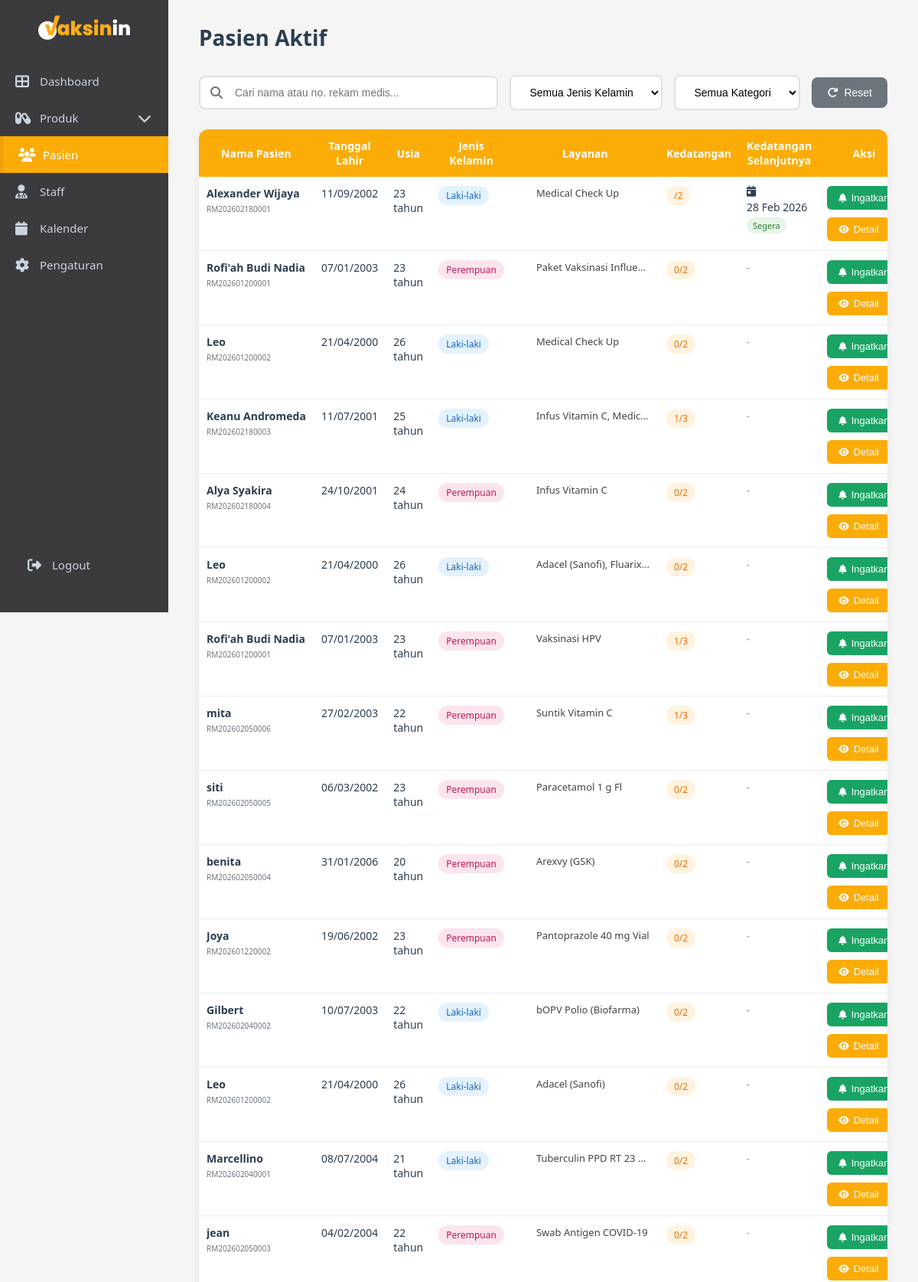
Page /admin/patients.php (upper part) on the committed database.
### tables this page shows
CREATE TABLE `tindakan` (
  `id` int NOT NULL,
  `booking_id` int DEFAULT NULL,
  `patient_id` int DEFAULT NULL,
  `keluhan` text,
  `kipi_sebelumnya` text,
  `kontraindikasi` text,
  `anamnesis` text,
  `pemeriksaan_fisik` text,
  `diagnosis` text,
  `tatalaksana` text,
  `suhu` decimal(4,1) DEFAULT NULL,
  `tekanan_darah` varchar(10) DEFAULT NULL,
  `respirasi` int DEFAULT NULL,
  `nadi` int DEFAULT NULL,
  `status` varchar(20) DEFAULT NULL,
  `created_at` timestamp NOT NULL DEFAULT CURRENT_TIMESTAMP,
  `updated_at` datetime DEFAULT NULL,
  `jenis_vaksin` varchar(100) DEFAULT NULL,
  `batch_vaksin` varchar(100) DEFAULT NULL,
  `expired_vaksin` date DEFAULT NULL,
  `kedatangan_ke` int DEFAULT NULL,
  `kedatangan_selanjutnya` date DEFAULT NULL,
  `bb` float DEFAULT NULL,
  `tb` float DEFAULT NULL,
  `lingkar_kepala` float DEFAULT NULL,
  `pf_lainnya` text
);

CREATE TABLE `patients` (
  `id` int NOT NULL,
  `no_rekam_medis` varchar(20) NOT NULL,
  `nama_lengkap` varchar(100) NOT NULL,
  `nama_panggilan` varchar(50) DEFAULT NULL,
  `tanggal_lahir` date NOT NULL,
  `usia` int DEFAULT NULL,
  `kategori_usia` enum('Anak','Dewasa') NOT NULL,
  `jenis_kelamin` enum('L','P') NOT NULL,
  `nik` varchar(16) DEFAULT NULL,
  `paspor` varchar(20) DEFAULT NULL,
  `kebangsaan` varchar(50) DEFAULT 'Indonesia',
  `pekerjaan` varchar(100) DEFAULT NULL,
  `nama_wali` varchar(100) DEFAULT NULL,
  `riwayat_alergi` text,
  `riwayat_penyakit` text,
  `riwayat_obat` text,
  `pelayanan` varchar(50) NOT NULL,
  `created_at` timestamp NOT NULL DEFAULT CURRENT_TIMESTAMP,
  `updated_at` timestamp NOT NULL DEFAULT CURRENT_TIMESTAMP ON UPDATE CURRENT_TIMESTAMP
);

### admin/patients.php (the view, shortened to what this page needs)
<?php
include "../config.php";
$current_page = 'patients.php';
$search = filter_input(INPUT_GET, 'search', FILTER_SANITIZE_STRING) ?? '';
$where_conditions = [];
$where_sql = !empty($where_conditions) ? "WHERE " . implode(" AND ", $where_conditions) : '';
$sql = "
    SELECT
        p.id,
        p.no_rekam_medis,
        p.nama_lengkap,
        p.tanggal_lahir,
        p.usia,
        p.jenis_kelamin,
        p.kategori_usia,
        t.id as tindakan_id,
        t.booking_id,
        GROUP_CONCAT(DISTINCT bs.nama_layanan SEPARATOR ', ') as layanan,
        t.kedatangan_ke,
        t.kedatangan_selanjutnya,
        t.status as status_tindakan,
        b.tanggal_booking,
        b.waktu_booking
    FROM patients p
    LEFT JOIN tindakan t ON p.id = t.patient_id
    LEFT JOIN bookings b ON t.booking_id = b.id
    LEFT JOIN booking_services bs ON b.id = bs.booking_id
    $where_sql
    GROUP BY p.id, t.id
    HAVING t.id IS NOT NULL
    ORDER BY t.created_at DESC
";
$stmt = $conn->prepare($sql);
$stmt->execute();
$result = $stmt->get_result();
$patients = $result->fetch_all(MYSQLI_ASSOC);
?>
<!DOCTYPE html>
<html lang="id">
<head>
    <link rel="stylesheet" href="css/admin.css">
    <link rel="stylesheet" href="css/patients.css">
    <link rel="stylesheet" href="css/sidebar-toggle.css">
    <link rel="stylesheet" href="https://cdnjs.cloudflare.com/ajax/libs/font-awesome/6.4.0/css/all.min.css">
</head>
<body>
    <div class="sidebar">
        <div class="logo">
            <img src="vaksinin-logo.png" alt="Vaksinin" class="logo-full">
        </div>
        <nav class="nav-menu">
            <a href="dashboard.php" class="nav-item">
                <i class="fas fa-th-large"></i>
                <span>Dashboard</span>
            </a>
            <a href="javascript:void(0)"
                class="nav-item has-submenu <?= in_array($current_page, ['products.php','products_pelayanan.php']) ? 'active open' : '' ?>"
                onclick="toggleSubmenu(this)">
                <i class="fas fa-capsules"></i>
                <span>Produk</span>
                <i class="fas fa-chevron-down arrow"></i>
            </a>
            <a href="patients.php" class="nav-item <?= $current_page == 'patients.php' ? 'active' : '' ?>">
                <i class="fas fa-users"></i>
                <span>Pasien</span>
            </a>
            <a href="staff.php" class="nav-item">
                <i class="fas fa-user-md"></i>
                <span>Staff</span>
            </a>
            <a href="calendar_setting.php" class="nav-item">
                <i class="fas fa-calendar"></i>
                <span>Kalender</span>
            </a>
            <a href="#" class="nav-item">
                <i class="fas fa-cog"></i>
                <span>Pengaturan</span>
            </a>
        </nav>
        <div class="sidebar-footer">
            <a href="#" class="logout-btn">
                <i class="fas fa-sign-out-alt"></i>
                <span>Logout</span>
            </a>
        </div>
    </div>
    <div class="main-content">
        <div class="patients-container">
            <h1 class="page-title">
                Pasien Aktif
            </h1>
            <div class="search-filter-section">
                <div class="search-box">
                    <i class="fas fa-search"></i>
                    <input type="text"
                           id="searchInput"
                           placeholder="Cari nama atau no. rekam medis..."
                           value="<?= htmlspecialchars($search) ?>"
                           onkeyup="handleSearch()">
                </div>
                <select id="jenisKelaminFilter" class="filter-dropdown" onchange="handleFilter()">
                    <option value="">Semua Jenis Kelamin</option>
                </select>
                <select id="kategoriFilter" class="filter-dropdown" onchange="handleFilter()">
                    <option value="">Semua Kategori</option>
                </select>
                <button class="btn-reset" onclick="resetFilters()">
                    <i class="fas fa-redo"></i> Reset
                </button>
            </div>
            <div class="table-container">
                <?php if (!empty($patients)): ?>
                    <div class="table-responsive">
                        <table class="patients-table">
                            <thead>
                                <tr>
                                    <th>Nama Pasien</th>
                                    <th>Tanggal Lahir</th>
                                    <th>Usia</th>
                                    <th>Jenis Kelamin</th>
                                    <th>Layanan</th>
                                    <th>Kedatangan</th>
                                    <th>Kedatangan Selanjutnya</th>
                                    <th>Aksi</th>
                                </tr>
                            </thead>
                            <tbody>
                                <?php foreach ($patients as $patient): ?>
                                    <tr data-patient-id="<?= $patient['id'] ?>">
                                        <td>
                                            <div class="patient-name">
                                                <strong><?= htmlspecialchars($patient['nama_lengkap']) ?></strong>
                                                <?php if (!empty($patient['no_rekam_medis'])): ?>
                                                    <div class="patient-mrn">
                                                        <small><?= htmlspecialchars($patient['no_rekam_medis']) ?></small>
                                                    </div>
                                                <?php endif; ?>
                                            </div>
                                        </td>
                                        <td><?= !empty($patient['tanggal_lahir']) ? date('d/m/Y', strtotime($patient['tanggal_lahir'])) : '-' ?></td>
                                        <td>
                                            <span class="badge-age"><?= $patient['usia'] ?> tahun</span>
                                        </td>
                                        <td>
                                            <span class="badge-gender <?= $patient['jenis_kelamin'] == 'L' ? 'badge-male' : 'badge-female' ?>">
                                                <?= $patient['jenis_kelamin'] == 'L' ? 'Laki-laki' : 'Perempuan' ?>
                                            </span>
                                        </td>
                                        <td>
                                            <span class="service-list"><?= htmlspecialchars($patient['layanan'] ?: '-') ?></span>
                                        </td>
                                        <td>
                                            <span class="visit-count">
                                                <?= $patient['kedatangan_ke'] ?>/<?= ($patient['kedatangan_ke'] ?? 0) + 2 ?>
                                            </span>
                                        </td>
                                        <td>
                                            <?php if (!empty($patient['kedatangan_selanjutnya'])): ?>
                                                <div class="next-visit">
                                                    <i class="fas fa-calendar-day"></i>
                                                    <span><?= date('d M Y', strtotime($patient['kedatangan_selanjutnya'])) ?></span>
                                                    <?php
                                                    $next_visit = strtotime($patient['kedatangan_selanjutnya']);
                                                    $today = time();
                                                    $diff_days = floor(($next_visit - $today) / (60 * 60 * 24));
                                                    if ($diff_days <= 7 && $diff_days >= 0): ?>
                                                        <span class="badge-soon">Segera</span>
                                                    <?php elseif ($diff_days < 0): ?>
                                                        <span class="badge-overdue">Terlambat</span>
                                                    <?php endif; ?>
                                                </div>
                                            <?php else: ?>
                                                <span class="no-visit">-</span>
                                            <?php endif; ?>
                                        </td>
                                        <td>
                                            <div class="action-buttons">
                                                <button type="button"
                                                        class="btn-reminder"
                                                        onclick="ingatkanPasien(<?= $patient['id'] ?>, '<?= htmlspecialchars($patient['nama_lengkap']) ?>')">
                                                    <i class="fas fa-bell"></i> Ingatkan
                                                </button>
                                                <button type="button"
                                                        class="btn-view"
                                                        onclick="window.location.href='patient_detail.php?id=<?= $patient['id'] ?>'">
                                                    <i class="fas fa-eye"></i> Detail
                                                </button>
                                            </div>
                                        </td>
                                    </tr>
                                <?php endforeach; ?>
                            </tbody>
                        </table>
                    </div>
                <?php endif; ?>
            </div>
        </div>
    </div>
</body>
</html>

### admin/css/admin.css (style rules this page uses)
* { margin: 0; padding: 0; box-sizing: border-box; }
body { font-family: 'Segoe UI', Tahoma, Geneva, Verdana, sans-serif; background: #f5f5f5; display: flex; min-height: 100vh; }
.main-content { margin-left: 220px; flex: 1; padding: 30px 40px; background: #f5f5f5; }
.service-list { margin-left: 22px; font-size: 13px; color: #444; line-height: 1.5; }
.patient-name { white-space: nowrap; overflow: hidden; text-overflow: ellipsis; }

### admin/css/patients.css (style rules this page uses)
.page-title { font-size: 28px; font-weight: 600; color: #2c3e50; margin-bottom: 30px; display: flex; align-items: center; gap: 10px; }
.search-filter-section { display: flex; gap: 15px; margin-bottom: 25px; flex-wrap: wrap; align-items: center; }
.search-box { position: relative; flex: 1; min-width: 250px; }
.search-box i { position: absolute; left: 15px; top: 50%; transform: translateY(-50%); color: #6c757d; font-size: 16px; }
.search-box input { width: 100%; padding: 12px 15px 12px 45px; border: 2px solid #dee2e6; border-radius: 8px; font-size: 14px; transition: border-color 0.3s; }
.filter-dropdown { padding: 12px 20px; border: 2px solid #dee2e6; border-radius: 8px; font-size: 14px; background: white; cursor: pointer; min-width: 150px; transition: border-color 0.3s; }
.btn-reset { background-color: #6c757d; color: white; border: none; padding: 12px 20px; border-radius: 8px; cursor: pointer; font-weight: 500; transition: background-color 0.3s; display: flex; align-items: center; gap: 8px; font-size: 14px; }
.table-container { background: white; border-radius: 12px; box-shadow: 0 2px 8px rgba(0,0,0,0.08); overflow: hidden; }
.table-responsive { overflow-x: auto; }
.patients-table { width: 100%; border-collapse: collapse; }
.patients-table thead { background-color: #fbac07; }
.patients-table thead th { padding: 18px 15px; font-weight: 600; color: white; font-size: 14px; text-transform: none; letter-spacing: normal; text-align: center; vertical-align: middle; }
.patients-table tbody td { padding: 15px; border-bottom: 1px solid #e9ecef; font-size: 14px; color: #2c3e50; vertical-align: top; }
.patients-table tbody tr { transition: background-color 0.3s; }
.patient-name { display: flex; flex-direction: column; }
.patient-mrn { font-size: 12px; color: #6c757d; margin-top: 2px; }
.badge-gender { padding: 4px 10px; border-radius: 12px; font-size: 12px; font-weight: 500; display: inline-block; }
.badge-male { background-color: #e3f2fd; color: #1565c0; }
.badge-female { background-color: #fce4ec; color: #c2185b; }
.service-list { display: inline-block; max-width: 150px; white-space: nowrap; overflow: hidden; text-overflow: ellipsis; }
.visit-count { background-color: #fff3e0; color: #ef6c00; padding: 4px 10px; border-radius: 12px; font-size: 12px; font-weight: 500; display: inline-block; }
.next-visit { display: flex; flex-direction: column; gap: 4px; }
.badge-soon { background-color: #e8f5e9; color: #2e7d32; padding: 3px 8px; border-radius: 10px; font-size: 11px; font-weight: 500; display: inline-block; width: fit-content; }
.no-visit { color: #9e9e9e; font-style: italic; }
.action-buttons { display: flex; gap: 10px; flex-wrap: wrap; }
.btn-reminder { background-color: #19a463; color: white; border: none; padding: 8px 15px; border-radius: 6px; cursor: pointer; font-size: 13px; font-weight: 500; transition: all 0.3s; display: inline-flex; align-items: center; gap: 6px; white-space: nowrap; }
.btn-reminder i { font-size: 12px; }
.btn-view { background-color: #fbac07; color: white; border: none; padding: 8px 15px; border-radius: 6px; cursor: pointer; font-size: 13px; font-weight: 500; transition: all 0.3s; display: inline-flex; align-items: center; gap: 6px; white-space: nowrap; }
.btn-view i { font-size: 12px; }
@media (max-width: 1200px) { .patients-table { font-size: 13px; } }
@media (max-width: 1200px) { .patients-table thead th, .patients-table tbody td { padding: 12px 10px; } }

### rows in the picture
tindakan: patient.nama_lengkap "Alexander Wijaya", patient.no_rekam_medis "RM202602180001", patient.tanggal_lahir "11/09/2002", patient.usia "23", shows "Laki-laki", layanan "Medical Check Up", ($patient['kedatangan_ke'] ?? 0) + 2 "2", kedatangan_selanjutnya "28 Feb 2026", shows "Segera"
tindakan: patient.nama_lengkap "Rofi'ah Budi Nadia", patient.no_rekam_medis "RM202601200001", patient.tanggal_lahir "07/01/2003", patient.usia "23", shows "Perempuan", layanan "Paket Vaksinasi Influe…", kedatangan_ke "0", ($patient['kedatangan_ke'] ?? 0) + 2 "2"
tindakan: patient.nama_lengkap "Leo", patient.no_rekam_medis "RM202601200002", patient.tanggal_lahir "21/04/2000", patient.usia "26", shows "Laki-laki", layanan "Medical Check Up", kedatangan_ke "0", ($patient['kedatangan_ke'] ?? 0) + 2 "2"
tindakan: patient.nama_lengkap "Keanu Andromeda", patient.no_rekam_medis "RM202602180003", patient.tanggal_lahir "11/07/2001", patient.usia "25", shows "Laki-laki", layanan "Infus Vitamin C, Medic…", kedatangan_ke "1", ($patient['kedatangan_ke'] ?? 0) + 2 "3"
tindakan: patient.nama_lengkap "Alya Syakira", patient.no_rekam_medis "RM202602180004", patient.tanggal_lahir "24/10/2001", patient.usia "24", shows "Perempuan", layanan "Infus Vitamin C", kedatangan_ke "0", ($patient['kedatangan_ke'] ?? 0) + 2 "2"
tindakan: patient.nama_lengkap "Leo", patient.no_rekam_medis "RM202601200002", patient.tanggal_lahir "21/04/2000", patient.usia "26", shows "Laki-laki", layanan "Adacel (Sanofi), Fluarix…", kedatangan_ke "0", ($patient['kedatangan_ke'] ?? 0) + 2 "2"
tindakan: patient.nama_lengkap "Rofi'ah Budi Nadia", patient.no_rekam_medis "RM202601200001", patient.tanggal_lahir "07/01/2003", patient.usia "23", shows "Perempuan", layanan "Vaksinasi HPV", kedatangan_ke "1", ($patient['kedatangan_ke'] ?? 0) + 2 "3"
tindakan: patient.nama_lengkap "mita", patient.no_rekam_medis "RM202602050006", patient.tanggal_lahir "27/02/2003", patient.usia "22", shows "Perempuan", layanan "Suntik Vitamin C", kedatangan_ke "1", ($patient['kedatangan_ke'] ?? 0) + 2 "3"
tindakan: patient.nama_lengkap "siti", patient.no_rekam_medis "RM202602050005", patient.tanggal_lahir "06/03/2002", patient.usia "23", shows "Perempuan", layanan "Paracetamol 1 g Fl", kedatangan_ke "0", ($patient['kedatangan_ke'] ?? 0) + 2 "2"
tindakan: patient.nama_lengkap "benita", patient.no_rekam_medis "RM202602050004", patient.tanggal_lahir "31/01/2006", patient.usia "20", shows "Perempuan", layanan "Arexvy (GSK)", kedatangan_ke "0", ($patient['kedatangan_ke'] ?? 0) + 2 "2"
tindakan: patient.nama_lengkap "Joya", patient.no_rekam_medis "RM202601220002", patient.tanggal_lahir "19/06/2002", patient.usia "23", shows "Perempuan", layanan "Pantoprazole 40 mg Vial", kedatangan_ke "0", ($patient['kedatangan_ke'] ?? 0) + 2 "2"
tindakan: patient.nama_lengkap "Gilbert", patient.no_rekam_medis "RM202602040002", patient.tanggal_lahir "10/07/2003", patient.usia "22", shows "Laki-laki", layanan "bOPV Polio (Biofarma)", kedatangan_ke "0", ($patient['kedatangan_ke'] ?? 0) + 2 "2"
tindakan: patient.nama_lengkap "Leo", patient.no_rekam_medis "RM202601200002", patient.tanggal_lahir "21/04/2000", patient.usia "26", shows "Laki-laki", layanan "Adacel (Sanofi)", kedatangan_ke "0", ($patient['kedatangan_ke'] ?? 0) + 2 "2"
tindakan: patient.nama_lengkap "Marcellino", patient.no_rekam_medis "RM202602040001", patient.tanggal_lahir "08/07/2004", patient.usia "21", shows "Laki-laki", layanan "Tuberculin PPD RT 23…", kedatangan_ke "0", ($patient['kedatangan_ke'] ?? 0) + 2 "2"
tindakan: patient.nama_lengkap "jean", patient.no_rekam_medis "RM202602050003", patient.tanggal_lahir "04/02/2004", patient.usia "22", shows "Perempuan", layanan "Swab Antigen COVID-19", kedatangan_ke "0", ($patient['kedatangan_ke'] ?? 0) + 2 "2"
